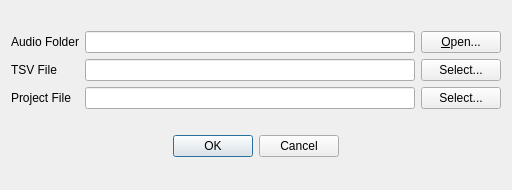
<?xml version="1.0" encoding="UTF-8"?>
<ui version="4.0">
 <class>CreateProjectDialog</class>
 <widget class="QDialog" name="CreateProjectDialog">
  <property name="geometry">
   <rect>
    <x>0</x>
    <y>0</y>
    <width>512</width>
    <height>190</height>
   </rect>
  </property>
  <property name="sizePolicy">
   <sizepolicy hsizetype="Fixed" vsizetype="Fixed">
    <horstretch>0</horstretch>
    <verstretch>0</verstretch>
   </sizepolicy>
  </property>
  <property name="windowTitle">
   <string>Create Project</string>
  </property>
  <property name="modal">
   <bool>true</bool>
  </property>
  <layout class="QVBoxLayout" name="verticalLayout">
   <item>
    <layout class="QGridLayout" name="gridLayout">
     <item row="1" column="1">
      <widget class="QLineEdit" name="tsvPathEdit"/>
     </item>
     <item row="2" column="1">
      <widget class="QLineEdit" name="projectPathEdit"/>
     </item>
     <item row="0" column="2">
      <widget class="QPushButton" name="audioFilesButton">
       <property name="text">
        <string>&amp;Open...</string>
       </property>
      </widget>
     </item>
     <item row="2" column="0">
      <widget class="QLabel" name="projectFileLabel">
       <property name="text">
        <string>Project File</string>
       </property>
      </widget>
     </item>
     <item row="2" column="2">
      <widget class="QPushButton" name="selectProjectFileButton">
       <property name="text">
        <string>Select...</string>
       </property>
      </widget>
     </item>
     <item row="1" column="0">
      <widget class="QLabel" name="tsvFileLabel">
       <property name="text">
        <string>TSV File</string>
       </property>
      </widget>
     </item>
     <item row="0" column="1">
      <widget class="QLineEdit" name="audioPathEdit"/>
     </item>
     <item row="0" column="0">
      <widget class="QLabel" name="audioFilesLabel">
       <property name="text">
        <string>Audio Folder</string>
       </property>
      </widget>
     </item>
     <item row="1" column="2">
      <layout class="QHBoxLayout" name="tsvButtonsLayout">
       <item>
        <widget class="QPushButton" name="selectTsvFileButton">
         <property name="toolTip">
          <string>Open or create the TSV that holds the annotations.</string>
         </property>
         <property name="text">
          <string>Select...</string>
         </property>
        </widget>
       </item>
      </layout>
     </item>
    </layout>
   </item>
   <item>
    <widget class="QDialogButtonBox" name="buttonBox">
     <property name="layoutDirection">
      <enum>Qt::LeftToRight</enum>
     </property>
     <property name="orientation">
      <enum>Qt::Horizontal</enum>
     </property>
     <property name="standardButtons">
      <set>QDialogButtonBox::Cancel|QDialogButtonBox::Ok</set>
     </property>
     <property name="centerButtons">
      <bool>true</bool>
     </property>
    </widget>
   </item>
  </layout>
 </widget>
 <tabstops>
  <tabstop>audioPathEdit</tabstop>
  <tabstop>audioFilesButton</tabstop>
  <tabstop>tsvPathEdit</tabstop>
  <tabstop>selectTsvFileButton</tabstop>
  <tabstop>projectPathEdit</tabstop>
  <tabstop>selectProjectFileButton</tabstop>
 </tabstops>
 <resources/>
 <connections>
  <connection>
   <sender>buttonBox</sender>
   <signal>accepted()</signal>
   <receiver>CreateProjectDialog</receiver>
   <slot>accept()</slot>
   <hints>
    <hint type="sourcelabel">
     <x>236</x>
     <y>183</y>
    </hint>
    <hint type="destinationlabel">
     <x>157</x>
     <y>173</y>
    </hint>
   </hints>
  </connection>
  <connection>
   <sender>buttonBox</sender>
   <signal>rejected()</signal>
   <receiver>CreateProjectDialog</receiver>
   <slot>reject()</slot>
   <hints>
    <hint type="sourcelabel">
     <x>291</x>
     <y>183</y>
    </hint>
    <hint type="destinationlabel">
     <x>285</x>
     <y>173</y>
    </hint>
   </hints>
  </connection>
  <connection>
   <sender>audioFilesButton</sender>
   <signal>clicked()</signal>
   <receiver>CreateProjectDialog</receiver>
   <slot>audio_files_button_clicked()</slot>
   <hints>
    <hint type="sourcelabel">
     <x>504</x>
     <y>44</y>
    </hint>
    <hint type="destinationlabel">
     <x>210</x>
     <y>189</y>
    </hint>
   </hints>
  </connection>
  <connection>
   <sender>selectProjectFileButton</sender>
   <signal>clicked()</signal>
   <receiver>CreateProjectDialog</receiver>
   <slot>open_project_file()</slot>
   <hints>
    <hint type="sourcelabel">
     <x>504</x>
     <y>137</y>
    </hint>
    <hint type="destinationlabel">
     <x>510</x>
     <y>121</y>
    </hint>
   </hints>
  </connection>
  <connection>
   <sender>audioPathEdit</sender>
   <signal>textChanged(QString)</signal>
   <receiver>CreateProjectDialog</receiver>
   <slot>audio_path_changed(QString)</slot>
   <hints>
    <hint type="sourcelabel">
     <x>196</x>
     <y>34</y>
    </hint>
    <hint type="destinationlabel">
     <x>234</x>
     <y>320</y>
    </hint>
   </hints>
  </connection>
  <connection>
   <sender>tsvPathEdit</sender>
   <signal>textChanged(QString)</signal>
   <receiver>CreateProjectDialog</receiver>
   <slot>tsv_path_changed(QString)</slot>
   <hints>
    <hint type="sourcelabel">
     <x>262</x>
     <y>68</y>
    </hint>
    <hint type="destinationlabel">
     <x>332</x>
     <y>336</y>
    </hint>
   </hints>
  </connection>
  <connection>
   <sender>projectPathEdit</sender>
   <signal>textChanged(QString)</signal>
   <receiver>CreateProjectDialog</receiver>
   <slot>project_path_changed(QString)</slot>
   <hints>
    <hint type="sourcelabel">
     <x>258</x>
     <y>111</y>
    </hint>
    <hint type="destinationlabel">
     <x>296</x>
     <y>275</y>
    </hint>
   </hints>
  </connection>
  <connection>
   <sender>selectTsvFileButton</sender>
   <signal>clicked()</signal>
   <receiver>CreateProjectDialog</receiver>
   <slot>tsv_file_button_clicked()</slot>
   <hints>
    <hint type="sourcelabel">
     <x>473</x>
     <y>79</y>
    </hint>
    <hint type="destinationlabel">
     <x>476</x>
     <y>579</y>
    </hint>
   </hints>
  </connection>
 </connections>
 <slots>
  <slot>audio_files_button_clicked()</slot>
  <slot>tsv_file_button_clicked()</slot>
  <slot>ok_pressed()</slot>
  <slot>open_tsv_file()</slot>
  <slot>open_project_file()</slot>
  <slot>audio_path_changed(QString)</slot>
  <slot>tsv_path_changed(QString)</slot>
  <slot>project_path_changed(QString)</slot>
 </slots>
</ui>
